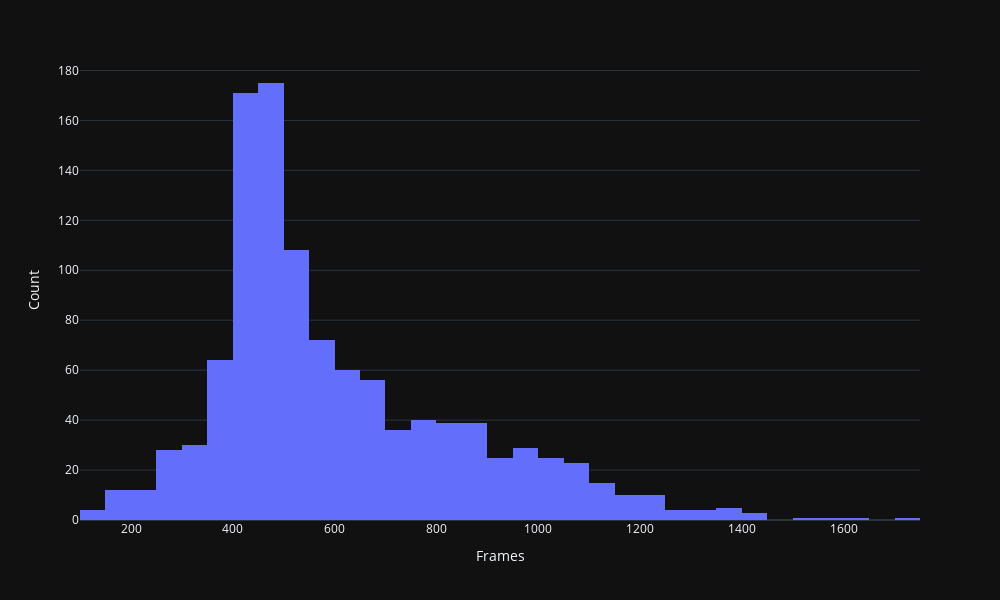

Notebook code for this chart:
### Code cell
fig = px.histogram(
    x=num_frames,
    nbins=40
    )
fig.update_layout(
    showlegend=False,
    width=1000,
    height=600,
    template="plotly_dark",
    )
fig.update_xaxes(title_text='Frames')
fig.update_yaxes(title_text='Count')
fig.show()

### Figure 1 — Plotly figure (JSON) as saved in the notebook; plotly's stock layout.template omitted (floating-point values rounded to 4 significant figures; data arrays with more than 128 entries replaced by an {"elided": "..."} marker saying what was removed)
{"data": [{"alignmentgroup": "True", "bingroup": "x", "hovertemplate": "x=%{x}<br>count=%{y}<extra></extra>", "legendgroup": "", "marker": {"color": "#636efa", "pattern": {"shape": ""}}, "name": "", "nbinsx": 40, "offsetgroup": "", "orientation": "v", "showlegend": false, "type": "histogram", "x": {"elided": "1103 int values"}, "xaxis": "x", "yaxis": "y"}], "layout": {"barmode": "relative", "height": 600, "legend": {"tracegroupgap": 0}, "margin": {"t": 60}, "showlegend": false, "width": 1000, "xaxis": {"anchor": "y", "domain": [0, 1], "title": {"text": "Frames"}}, "yaxis": {"anchor": "x", "domain": [0, 1], "title": {"text": "Count"}}}}
